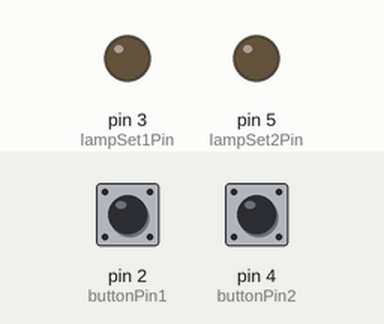
The sketch below on a simulated Arduino Uno, built with avr-gcc and run on an emulated ATmega328P. Parts: output pins drawn as LEDs (lit = HIGH). Inputs (shaded band) come from the test bench; at power-on: pin 2 (buttonPin1) HIGH, pin 4 (buttonPin2) HIGH.

Above: at 1.2 s.
1.3 s: pin 2 (buttonPin1) pulled LOW for 0.15 s
At 1.9 s:
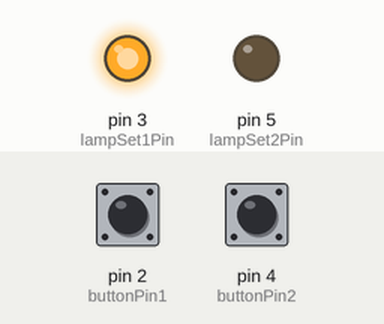
Timing chart, 0 to 17.8 s (numbered marks = the images above; inputs shaded):
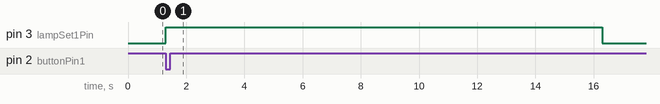

Measured:
- after the input at 1.3 s, pin 3 (lampSet1Pin): LOW → HIGH at once, → LOW 15.0 s later

The sketch:

ITPGLights_ARDUINO.ino
```cpp
// Pin configuration
const int buttonPin1 = 2;  // Pin for the first button
const int lampSet1Pin = 3;  // Pin for the first lamp set

const int buttonPin2 = 4;  // Pin for the second button
const int lampSet2Pin = 5;  // Pin for the second lamp set

const unsigned long duration = 15000;  // Duration to keep the lamps on (in milliseconds)

void setup() {
  pinMode(buttonPin1, INPUT_PULLUP);
  pinMode(lampSet1Pin, OUTPUT);

  pinMode(buttonPin2, INPUT_PULLUP);
  pinMode(lampSet2Pin, OUTPUT);
}

void loop() {
  // Check if the first button is pressed
  if (digitalRead(buttonPin1) == LOW) {
    turnOnLampSet(lampSet1Pin);
  }

  // Check if the second button is pressed
  if (digitalRead(buttonPin2) == LOW) {
    turnOnLampSet(lampSet2Pin);
  }
}

void turnOnLampSet(int lampSetPin) {
  digitalWrite(lampSetPin, HIGH);  // Turn on the corresponding lamp set
  delay(duration);  // Keep the lamp set on for 15 seconds
  digitalWrite(lampSetPin, LOW);  // Turn off the lamp set
}
```
